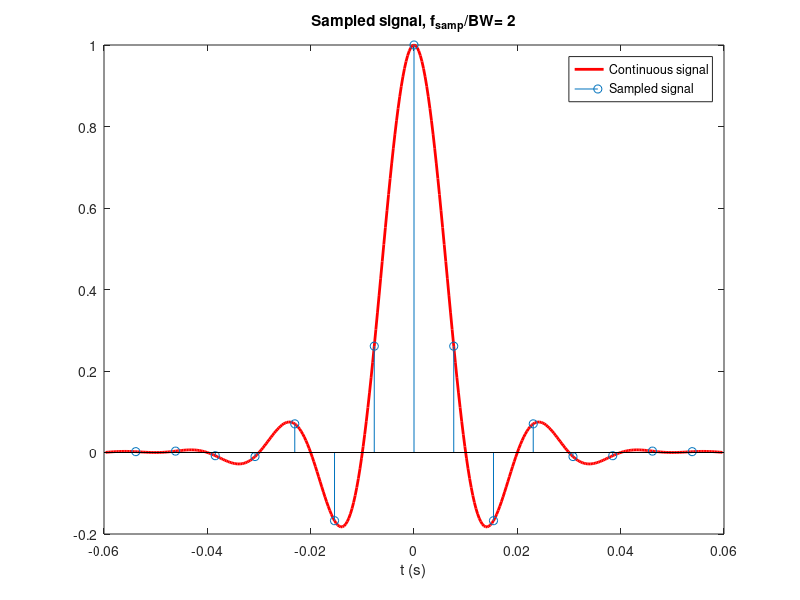
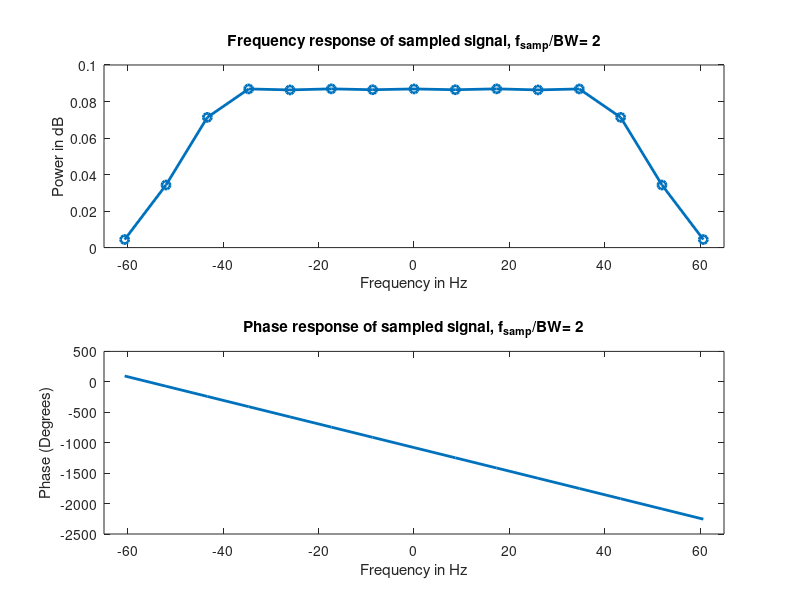
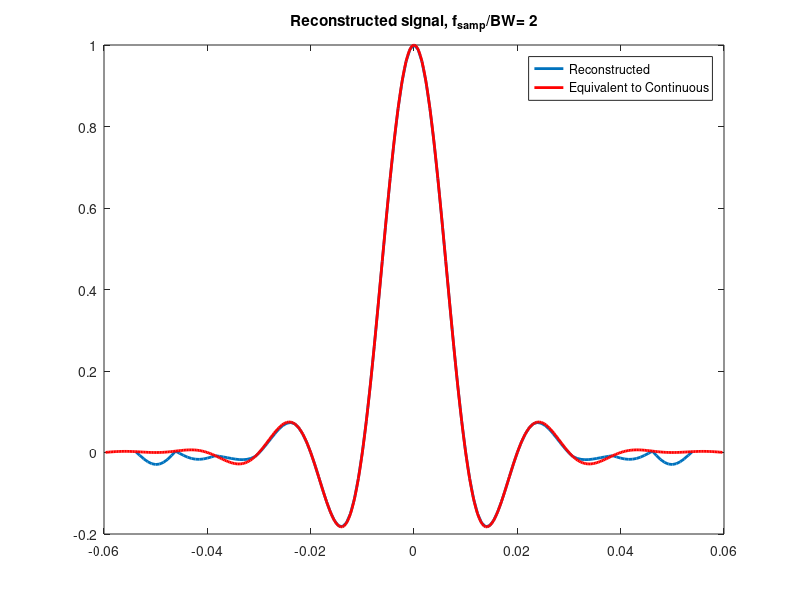

Source code (MATLAB) for these figures, in order:
%------------------------------
%         EXERCISE C1
%
%       LEARNING OUTCOME:
%       -   how to create time vector (span several symbol times)
%       -   How to create a pulse at a given sampling rate
%       -   How to perform a DFT on a given pulse
%       -   How to use interpolation to reconstruct a pulse
%------------------------------
function Ex123
% close all
clc
clear all

% Here I have 6 different pulses you can try. Note:
%   Exercise 1 use func1
%   Exercise 2 use func2
%   Exercise 3 use func3
% Note: to create the pulses, I use anonymous functions but one can also generate the
% pulses as we did in class. This is a little bit cleaner though.

% Bandlimited signals made of sinc
func1 = @(Ts,tvec) 6*sinc(tvec/(2*Ts)).^2 + sinc(tvec/(6*Ts)).^6 + 6*sinc(tvec/(10*Ts)).^10; % This is the function in exercise 1
% Rectangular pulse
func2 = @(tau,tvec) heaviside(tau/2 + tvec) - heaviside(tvec  - tau/2); %This is the function of exercise 2
% Raised Cosine
func3 = @(alpha,tau,tvec) sinc(tvec/tau).*cos((pi*alpha/tau)*tvec)./(1-((2*alpha/tau)*tvec).^2); %This is the function in exercise 3
% Gaussian
func4 = @(sigma,tvec) exp(-tvec.^2/(2*sigma^2))/(sigma*sqrt(2*pi));
% Twosided exponential
func5 = @(a,tvec) exp(-a*abs(tvec));
% Sum of sinusoids
func6 = @(f1,f2,f3,f4,tvec) sin(2*pi*f1.*tvec) + (1/3)*sin(2*pi*f2.*tvec) + (1/5)*sin(2*pi*f3.*tvec) + (1/7)*sin(2*pi*f4.*tvec);



%% Sampling and reconstruction, RC pulse
funflag = 3; %set this flag to select which pulse (1,2,3,4,5,6)

if funflag == 3 %if we use raised cosine, we need to take alpha into account
    T_symb = 0.01;                      % Symbol time [s]
    alpha = 0.3;                    % Excess bandwidth factor
    BW = (1+alpha)/(2*T_symb);          % Occupied bandwidth (one-sided)
else
    T_symb = 0.025;                     % Symbol time [s]
    BW = 1/(2*T_symb);                  % Bandwidth (one-sided)
end

f_samp = 2*BW;                          %sampling frequency
span = 6;                           % span of time vector

tvec = 0:(1/f_samp):span*T_symb;          % create time vector (positive times)
tvec = [-fliplr(tvec(2:end)) tvec]; % Make symmetric around zero
% tvec = -span*T_symb:(1/f_samp):span*T_symb;



% Similar looking to continuous-time signal
fss = 50*BW;                                % high sampling rate
cont_tvec = eps:(1/fss):span*T_symb;                % create time vector for sampling rate
cont_tvec = [-fliplr(cont_tvec(2:end)) cont_tvec];      % Make symmetric around zero

switch funflag
    
    case 1
        fun = func1;                         % assign function handle
        p_samp = fun(T_symb,tvec);                  % create sampled signal
        p_continuous = fun(T_symb,cont_tvec);        % create "continuous" signal
        
    case 2
        fun = func2;                            % assign function handle
        p_samp = fun(T_symb,tvec);                     % create sampled signal
        p_continuous = fun(T_symb,cont_tvec);           % create "continuous" signal
        
    case 3
        fun = func3;                         % assign function handle
        p_samp = fun(alpha,T_symb,tvec);            % create sampled signal
        p_continuous = fun(alpha,T_symb,cont_tvec);  % create "continuous" signal
        
    case 4
        sigma = 1;                              % Standard deviation of pulse
        fun = func4;                            % assign function handle
        p_samp = fun(sigma,tvec);                  % create sampled signal
        p_continuous = fun(sigma,cont_tvec);        % create "continuous" signal
        
    case 5
        a = 2;                              % damping
        fun = func5;                        % assign function handle
        p_samp = fun(a,tvec);                  % create sampled signal
        p_continuous = fun(a,cont_tvec);        % create "continuous" signal
        
    case 6
        f1 = 1e3; f2= 2e3; f3 = 3e3; f4 = 4e3;  % frequencies of sinusoids
        fun = func6;                            % assign function handle
        p_samp = fun(f1,f2,f3,f4,tvec);            % create sampled signal
        p_continuous = fun(f1,f2,f3,f4,cont_tvec);  % create "continuous" signal
        
    otherwise
        return;
end





%-----------------------------------------
%       Plot Sampled and Continuous Signal
%-----------------------------------------
%SAMPLED AND TIME-CONTINUOUS SIGNAL
figure; 
plot(cont_tvec,p_continuous,'r','LineWidth',2);
hold on;
stem(tvec,p_samp); 
xlabel('t (s)')
legend('Continuous signal','Sampled signal')
title(['Sampled signal, f_{samp}/BW= ', num2str(f_samp/BW)])

% 
% % Perform DFT and convert the digital frequencies to corresponding analog
N = length(p_samp);            % get length of signal
P = fftshift(fft(p_samp));     % Compute the Fourier transform of signal and center around zero
phase = unwrap(angle(P));   % compute phase
df = f_samp/N;                  % sampling frequency is split into N bins
fvec = df*(-floor(N/2):1:ceil(N/2)-1); % Truncated, has wide bandwidth
% %---------------------------------
% %       Plot DFT
% %---------------------------------
% % FFT PLOT
figure;
subplot(2,1,1);plot(fvec, abs(P)/N,'-o','LineWidth',2);
title(['Frequency response of sampled signal, f_{samp}/BW= ',num2str(f_samp/BW)])
xlabel('Frequency in Hz')
ylabel('Power in dB')
xlim([-1*BW,1*BW])
subplot(2,1,2); plot(fvec, phase*180/pi,'LineWidth',2)
title(['Phase response of sampled signal, f_{samp}/BW= ',num2str(f_samp/BW)])
xlabel('Frequency in Hz')
ylabel('Phase (Degrees)')
xlim([-1*BW,1*BW])

%PICK WHICH WAY YOU WANT TO RECONSTRUCT THE SIGNAL (CONVOLUTION OR FOR LOOP)
[p_recons,t_recons]= reconstruct_sinc(p_samp,f_samp);       % Reconstruction using convolution
%[p_recons,t_recons]= reconstruct_sinc_forloop(p_samp,f_samp);     % Reconstruction using for loop
%---------------------------------
%       Plot Reconstructed signal
%---------------------------------
% RECONSTRUCTED AND TIME-CONTINUOUS SIGNAL
figure; plot(t_recons, p_recons,'LineWidth',2); hold on;
plot(cont_tvec,p_continuous,'r','LineWidth',2);
% xlim([-span*T_symb, span*T_symb])
% ylim([0, 14]);
title(['Reconstructed signal, f_{samp}/BW= ',num2str(f_samp/BW)]);
legend('Reconstructed','Equivalent to Continuous')


end

function [p_recons,t_recons]= reconstruct_sinc(p_samp,f_samp)
% % Reconstruction using truncated sinc
span = 6;                         % One sided width of the sinc pulse as multiple of Ts
cont_f_samp = 10*f_samp;          % Sampling rate of sinc function, chose integer multiple of f_samp
cont_t_samp = 1/cont_f_samp;      % sampling time of sinc

t_samp = 1/f_samp;                          % sampling time
tvec = eps:cont_t_samp:span*t_samp;        % create time vector
tvec = [-fliplr(tvec(2:end)) tvec];  % Create symmetric time vector
sinc_pulse = sinc(f_samp*tvec);          % Generate sinc pulse centered around 0 for reconstruction

% Upsample the pulse p to bring it to the same sampling time reference
p_upsamp = upsample(p_samp,cont_f_samp/f_samp);               % This signal now has a sampling rate of fs1, same as the sinc function
p_upsamp(end-cont_f_samp/f_samp+2:end)=[];                 % Remove the additional zeros introduced in the end
p_recons = conv(p_upsamp,sinc_pulse,'same');   % Expression (3) in exercise document
t_recons = (1/cont_f_samp).*(-floor(length(p_recons)/2):1:floor(length(p_recons)/2));
end



function [p_recons,t_recons]= reconstruct_sinc_forloop(p_samp,f_samp)
% % Reconstruction using truncated sinc
span = 1;                                % How many symbol times of the original pulse we want to reconstruct
cont_f_samp = 10*f_samp;                  % We must choose a sampling rate of the reconstructed pulse. Note that we simulate a continuous pulse by choosing this sampling frequency very large.
cont_t_samp = 1/cont_f_samp;              % sampling time of sinc

t_samp = 1/f_samp;                          % sampling time of the samples signal we have

cont_tvec = eps:cont_t_samp:span*t_samp;        % create time vector
cont_tvec = [-fliplr(cont_tvec(2:end)) cont_tvec];  % Create symmetric time vector

% Plot truncated sinc pulse
figure;
plot(cont_tvec, sinc(f_samp*cont_tvec)); hold on

p_recons = zeros(1, length(cont_tvec));                                  %allocate for reconstructed signal
for n = -floor(length(p_samp)/2) : floor(length(p_samp)/2)                %loop over all samples we have
    curr_idx = n + floor(length(p_samp)/2) + 1;                        %sig has to start at 1
    p_recons = p_recons + p_samp(curr_idx)*sinc(f_samp*(cont_tvec-n*t_samp));      % add current reconstruction signal
end

t_recons = cont_t_samp.*(-floor(length(p_recons)/2):1:floor(length(p_recons)/2)); %make time vector for reconstructed signal

end